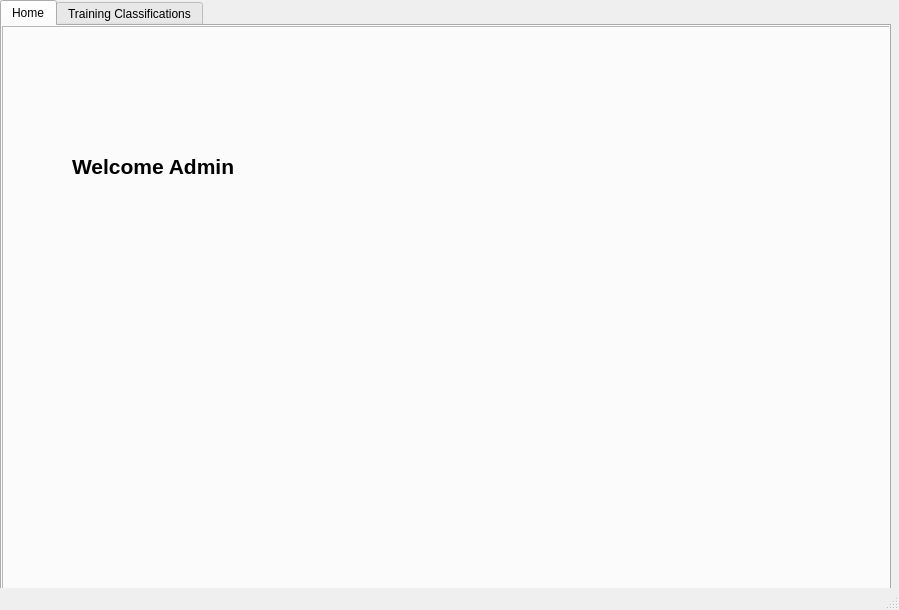
<?xml version="1.0" encoding="UTF-8"?>
<ui version="4.0">
 <class>box</class>
 <widget class="QMainWindow" name="box">
  <property name="geometry">
   <rect>
    <x>0</x>
    <y>0</y>
    <width>899</width>
    <height>610</height>
   </rect>
  </property>
  <property name="windowTitle">
   <string>MainWindow</string>
  </property>
  <property name="styleSheet">
   <string notr="true"/>
  </property>
  <widget class="QWidget" name="centralwidget">
   <widget class="QTabWidget" name="tabWidget">
    <property name="geometry">
     <rect>
      <x>0</x>
      <y>0</y>
      <width>891</width>
      <height>640</height>
     </rect>
    </property>
    <property name="cursor">
     <cursorShape>PointingHandCursor</cursorShape>
    </property>
    <property name="focusPolicy">
     <enum>Qt::ClickFocus</enum>
    </property>
    <property name="autoFillBackground">
     <bool>false</bool>
    </property>
    <property name="styleSheet">
     <string notr="true"/>
    </property>
    <property name="currentIndex">
     <number>0</number>
    </property>
    <widget class="QWidget" name="Home">
     <attribute name="title">
      <string>Home</string>
     </attribute>
     <widget class="QFrame" name="frame">
      <property name="geometry">
       <rect>
        <x>0</x>
        <y>0</y>
        <width>901</width>
        <height>591</height>
       </rect>
      </property>
      <property name="styleSheet">
       <string notr="true">background-image: url(:/newPrefix/C:/Users/SJ/Desktop/bg.jpg);</string>
      </property>
      <property name="frameShape">
       <enum>QFrame::StyledPanel</enum>
      </property>
      <property name="frameShadow">
       <enum>QFrame::Raised</enum>
      </property>
     </widget>
     <widget class="QLabel" name="label_5">
      <property name="geometry">
       <rect>
        <x>70</x>
        <y>120</y>
        <width>231</width>
        <height>41</height>
       </rect>
      </property>
      <property name="text">
       <string>&lt;html&gt;&lt;head/&gt;&lt;body&gt;&lt;p&gt;&lt;span style=&quot; font-size:16pt; font-weight:600;&quot;&gt;Welcome Admin&lt;/span&gt;&lt;/p&gt;&lt;/body&gt;&lt;/html&gt;</string>
      </property>
     </widget>
    </widget>
    <widget class="QWidget" name="tab_2">
     <attribute name="title">
      <string>Training Classifications</string>
     </attribute>
     <widget class="QTableView" name="tableView">
      <property name="geometry">
       <rect>
        <x>0</x>
        <y>0</y>
        <width>891</width>
        <height>581</height>
       </rect>
      </property>
      <property name="styleSheet">
       <string notr="true">background-image: url(:/newPrefix/C:/Users/SJ/Desktop/bg.jpg);</string>
      </property>
     </widget>
     <widget class="QPushButton" name="trainrf">
      <property name="geometry">
       <rect>
        <x>40</x>
        <y>250</y>
        <width>380</width>
        <height>30</height>
       </rect>
      </property>
      <property name="styleSheet">
       <string notr="true">background-color: rgb(255, 255, 255);
font: 14pt &quot;FangSong&quot;;</string>
      </property>
      <property name="text">
       <string>Random Forest</string>
      </property>
     </widget>
     <widget class="QPushButton" name="trainsvm">
      <property name="geometry">
       <rect>
        <x>40</x>
        <y>330</y>
        <width>380</width>
        <height>30</height>
       </rect>
      </property>
      <property name="styleSheet">
       <string notr="true">background-color: rgb(255, 255, 255);
font: 14pt &quot;FangSong&quot;;</string>
      </property>
      <property name="text">
       <string>Support Vector Machine</string>
      </property>
     </widget>
     <widget class="QToolButton" name="browse">
      <property name="geometry">
       <rect>
        <x>380</x>
        <y>200</y>
        <width>40</width>
        <height>30</height>
       </rect>
      </property>
      <property name="styleSheet">
       <string notr="true">background-color: rgb(255, 255, 255);</string>
      </property>
      <property name="text">
       <string>...</string>
      </property>
     </widget>
     <widget class="QPushButton" name="trainnb">
      <property name="geometry">
       <rect>
        <x>40</x>
        <y>290</y>
        <width>380</width>
        <height>30</height>
       </rect>
      </property>
      <property name="styleSheet">
       <string notr="true">background-color: rgb(255, 255, 255);
font: 14pt &quot;FangSong&quot;;</string>
      </property>
      <property name="text">
       <string>Naive Bayes</string>
      </property>
     </widget>
     <widget class="QLabel" name="label">
      <property name="geometry">
       <rect>
        <x>40</x>
        <y>150</y>
        <width>261</width>
        <height>30</height>
       </rect>
      </property>
      <property name="styleSheet">
       <string notr="true">color: rgb(255, 255, 255);
font: 12pt &quot;MS PGothic&quot;;</string>
      </property>
      <property name="text">
       <string>&lt;html&gt;&lt;head/&gt;&lt;body&gt;&lt;p&gt;&lt;span style=&quot; font-size:14pt; font-weight:600; color:#ff0000;&quot;&gt;Training Dataset &lt;/span&gt;&lt;/p&gt;&lt;/body&gt;&lt;/html&gt;</string>
      </property>
     </widget>
     <widget class="QLineEdit" name="trainfile">
      <property name="geometry">
       <rect>
        <x>40</x>
        <y>200</y>
        <width>330</width>
        <height>30</height>
       </rect>
      </property>
      <property name="placeholderText">
       <string>Upload Training File</string>
      </property>
     </widget>
     <widget class="QLabel" name="label_2">
      <property name="geometry">
       <rect>
        <x>500</x>
        <y>220</y>
        <width>140</width>
        <height>40</height>
       </rect>
      </property>
      <property name="styleSheet">
       <string notr="true">color: rgb(255, 80, 112);
font: 14pt &quot;Eras Medium ITC&quot;;</string>
      </property>
      <property name="text">
       <string>&lt;html&gt;&lt;head/&gt;&lt;body&gt;&lt;p&gt;&lt;span style=&quot; font-weight:600;&quot;&gt;Algorithm:&lt;/span&gt;&lt;/p&gt;&lt;/body&gt;&lt;/html&gt;</string>
      </property>
     </widget>
     <widget class="QLabel" name="label_3">
      <property name="geometry">
       <rect>
        <x>500</x>
        <y>260</y>
        <width>140</width>
        <height>40</height>
       </rect>
      </property>
      <property name="styleSheet">
       <string notr="true">color: rgb(255, 80, 112);
font: 14pt &quot;Eras Medium ITC&quot;;</string>
      </property>
      <property name="text">
       <string>&lt;html&gt;&lt;head/&gt;&lt;body&gt;&lt;p&gt;&lt;span style=&quot; font-weight:600;&quot;&gt;Process Time:&lt;/span&gt;&lt;/p&gt;&lt;/body&gt;&lt;/html&gt;</string>
      </property>
     </widget>
     <widget class="QLabel" name="label_4">
      <property name="geometry">
       <rect>
        <x>500</x>
        <y>300</y>
        <width>140</width>
        <height>40</height>
       </rect>
      </property>
      <property name="styleSheet">
       <string notr="true">color: rgb(255, 80, 112);
font: 14pt &quot;Eras Medium ITC&quot;;</string>
      </property>
      <property name="text">
       <string>&lt;html&gt;&lt;head/&gt;&lt;body&gt;&lt;p&gt;&lt;span style=&quot; font-weight:600;&quot;&gt;Status:&lt;/span&gt;&lt;/p&gt;&lt;/body&gt;&lt;/html&gt;</string>
      </property>
     </widget>
     <widget class="QLabel" name="trainname">
      <property name="geometry">
       <rect>
        <x>660</x>
        <y>220</y>
        <width>210</width>
        <height>40</height>
       </rect>
      </property>
      <property name="styleSheet">
       <string notr="true">color: rgb(255, 80, 112);
font: 14pt &quot;Eras Medium ITC&quot;;</string>
      </property>
      <property name="text">
       <string>&lt;html&gt;&lt;head/&gt;&lt;body&gt;&lt;p&gt;&lt;span style=&quot; font-weight:600;&quot;&gt;non&lt;/span&gt;&lt;/p&gt;&lt;/body&gt;&lt;/html&gt;</string>
      </property>
     </widget>
     <widget class="QLabel" name="traintime">
      <property name="geometry">
       <rect>
        <x>660</x>
        <y>260</y>
        <width>210</width>
        <height>40</height>
       </rect>
      </property>
      <property name="styleSheet">
       <string notr="true">color: rgb(255, 80, 112);
font: 14pt &quot;Eras Medium ITC&quot;;</string>
      </property>
      <property name="text">
       <string>&lt;html&gt;&lt;head/&gt;&lt;body&gt;&lt;p&gt;&lt;span style=&quot; font-weight:600;&quot;&gt;non&lt;/span&gt;&lt;/p&gt;&lt;/body&gt;&lt;/html&gt;</string>
      </property>
     </widget>
     <widget class="QLabel" name="trainstatus">
      <property name="geometry">
       <rect>
        <x>660</x>
        <y>300</y>
        <width>210</width>
        <height>40</height>
       </rect>
      </property>
      <property name="styleSheet">
       <string notr="true">color: rgb(255, 80, 112);
font: 14pt &quot;Eras Medium ITC&quot;;</string>
      </property>
      <property name="text">
       <string>&lt;html&gt;&lt;head/&gt;&lt;body&gt;&lt;p&gt;&lt;span style=&quot; font-weight:600;&quot;&gt;non&lt;/span&gt;&lt;/p&gt;&lt;/body&gt;&lt;/html&gt;</string>
      </property>
     </widget>
     <widget class="QPushButton" name="buttonaccuracy_2">
      <property name="geometry">
       <rect>
        <x>380</x>
        <y>430</y>
        <width>180</width>
        <height>30</height>
       </rect>
      </property>
      <property name="styleSheet">
       <string notr="true">background-color: rgb(255, 255, 255);
font: 12pt &quot;FangSong&quot;;</string>
      </property>
      <property name="text">
       <string>Accuracy Graph</string>
      </property>
     </widget>
    </widget>
   </widget>
  </widget>
  <widget class="QStatusBar" name="statusbar"/>
 </widget>
 <resources>
  <include location="../../img.qrc"/>
 </resources>
 <connections/>
</ui>
